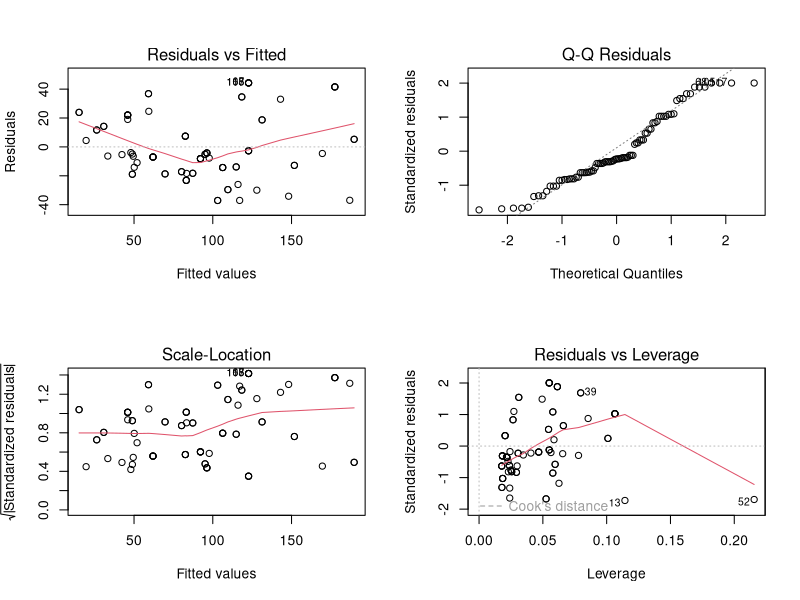

Write R code to recreate this figure.
# Leitura da base de dados
base = read.csv2("apartamento.csv")

# Amostra
set.seed(06062001)
base1 = base[sample(nrow(base), 85),]

# Variável qualitativa
base1$Local = as.factor(base1$Local)

# Modelo 1
modelo1 <- lm(Valor ~ Area + Idade + Energia + Local, data = base1)
summary(modelo1)

# Modelo 2
modelo2 <- lm(Valor ~ Area + Idade + Energia, data = base1)
summary(modelo2)

# 4 gráficos de diagnóstico
par(mfrow = c(2, 2))
plot(modelo2)

# Conclusão (Análise dos Coeficientes):
# Analisando os coeficientes que restaram no modelo (Área, Idade e Energia),
# observa-se que conforme a área do imóvel em m² aumenta, o valor do imóvel também aumenta. 
# O mesmo fato ocorre para o consumo de energia em kw. 
# Em contrapartida, conforme a idade do imóvel aumenta, seu preço diminui.

# Conclusão (Análise do Coeficiente de Determinação Ajustado - R² Ajustado):
# O R² ajustado no modelo (0,7805) indica que aproximadamente 78,05% da variação 
# no valor dos imóveis (variável dependente) pode ser explicada pelas variáveis independentes 
# Área, Idade e Energia presentes no modelo. 
# Isso sugere que o modelo de regressão ajustado tem um relativo bom poder explicativo, 
# já que uma porcentagem alta da variância total é capturada por essas variáveis.

# Conclusão (Análise dos Resíduos do Modelo):
# No primeiro gráfico (Residuals vs Fitted) é possível perceber uma distribuição aleatória dos valores, 
# o que indica a homocedasticidade e a linearidade do modelo. 
# No segundo gráfico (Q-Q) é possível perceber que os resíduos seguem uma distribuição normal, 
# necessária para a validação do modelo. 
# No terceiro gráfico (Scale-Location) verifica-se que os pontos estão distribuídos de forma horizontal e sem padrão, 
# o que é bom para o modelo. 
# No último gráfico (Residuals vs Leverage) há alguns pontos fora da linha, 
# podendo indicar algum ponto que precisa de atenção no modelo.
